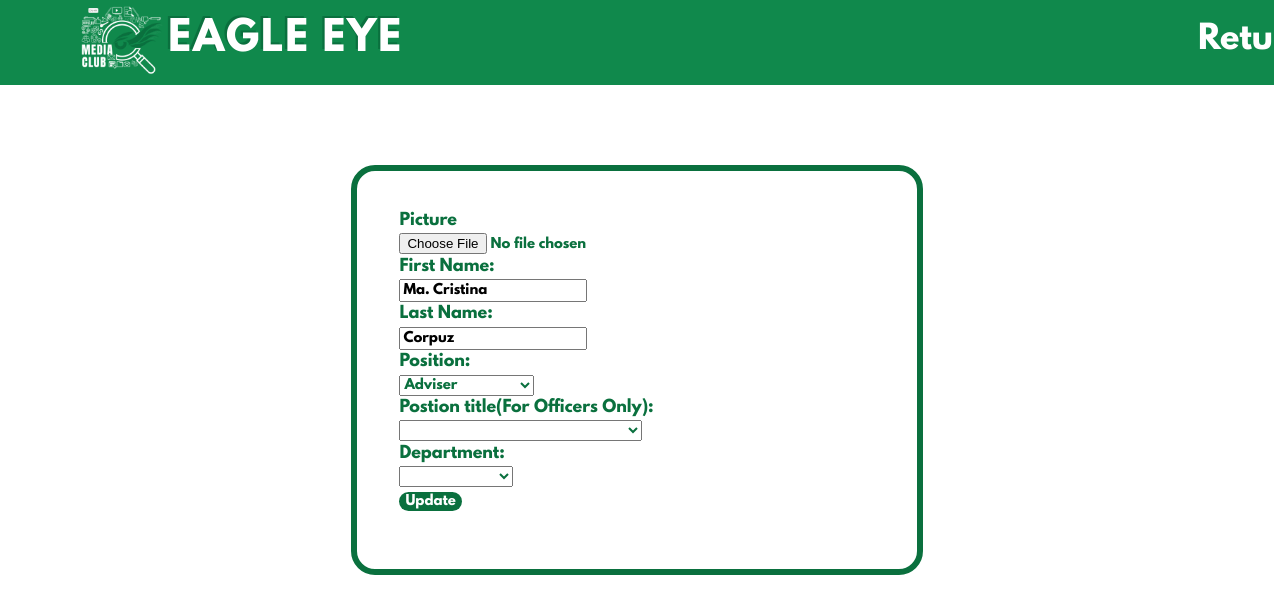
The page /Admin/editaboutus.php?editid=1 on the database its author committed.
### tables this page shows
CREATE TABLE `member` (
  `ID` int(11) NOT NULL,
  `filename` varchar(100) NOT NULL,
  `First_Name` varchar(20) NOT NULL,
  `Last_Name` varchar(20) NOT NULL,
  `Position` enum('Adviser','Officer','Assistant Officer','Member') NOT NULL,
  `Position_Title` varchar(40) NOT NULL,
  `Department` varchar(20) NOT NULL
);

### Admin/editaboutus.php (the view, shortened to what this page needs)
<?php
include 'PHP/member.php';
$ID = $_GET['editid'];
$sql = "SELECT * FROM member WHERE ID = $ID";
$result = mysqli_query($link, $sql);
$row = mysqli_fetch_assoc($result);
?>
<html>
<head>
    <link rel="stylesheet" href="styles/Backgrond.css">
    <link rel="stylesheet" href="styles/edit about us.css">
</head>
<body>
    <div class="navigation_bar">
        <div class="left_side">
            <a href=""><img class="logo" src="images/logo.webp"></a>
            <div class="title"><a href="">EAGLE EYE</a></div>
        </div>
        <div class="right_side">
            <a href="adminaboutus.php">Return</a>
        </div>
    </div>
        <div class="container">
            <form action="" method="Post" autocomplete="off" enctype="multipart/form-data">
            <label for="Profile">Picture</label>
            <br>
            <input class="form-control" type="file" name="uploadfile"/>
            <br>
            <label for="First_Name" id="First_Name">First Name:</label>
            <br>
             <input type="text" name="First_Name" placeholder="Enter First Name" id="First_Name" pattern="[a-zA-Z0-9!@#$%^*_|]" required value="<?php echo $row['First_Name']?>" >
            <br>
            <label for="Last_Name" id="Last_Name" >Last Name:</label>
            <br>
            <input type="text" name="Last_Name" id="Last_Name" placeholder="Enter Last Name" required value="<?php echo $row['Last_Name']?>">
            <br>
            <label for="Position" id="Position">Position:</label>
            <br>
            <select type="text" name="Position" id="Position" required>
                <option  value="<?php echo $row['Position']?>"> <?php echo $row['Position']?></option>
            </select>
            <br>
            <label for="Position_Title" id="Position_Title">Postion title(For Officers Only):</label>
            <br>
            <select type="text" name="Position_Title" id="Position_Title">
                 <option  value="<?php echo $row['Position_Title']?>">   <?php echo $row['Position_Title']?>  </option>
                 <option value="   ">    </option>
            </select>
            <br>
            <label for="Department" id="Department">Department:</label>
            <br>
            <select type="text" name="Department" id="Department" required >
                <option   value="<?php echo $row['Department']?>">   <?php echo $row['Department']?>  </option>
                 <option value="   ">    </option>
            </select>
            <br>
            <input type="submit" name="update" value="Update">
            </form>
        </div>
    </body>
</head>

### Admin/styles/Backgrond.css (style rules this page uses)
body { background-position:absolute; background-attachment: fixed; background-image: url(Background.webp); background-size: cover; animation: bg 500s infinite linear; }

### Admin/styles/edit about us.css (style rules this page uses)
.navigation_bar { border: 0; margin: 0; padding: 0; height: 10.6vh; width: 100%; background-color: #10894C; align-items: center; display: flex; vertical-align: middle; font-size: 4vh; }
.left_side { margin-bottom: auto; vertical-align: middle; position: relative; margin-bottom: 3vh; }
.logo { height: 11vh; width: 11vh; margin-top: -0.125vh; margin-left: 9.8vh; position: absolute; user-select: none; -webkit-user-drag: none; border: 0; }
.title { font-size: 5vh; letter-spacing: 0.2vh; font-family:'League'; text-shadow: #0A703E -0.3vh -0.3vh 0; margin-left: 21vh ; margin-top: 2.5vh; color: #ffffff; width: 30vh; }
.right_side { width: 40%; height: 10vh; margin-left: 62%; margin-bottom: auto; display: flex; text-align: right; align-items: center; vertical-align: middle; }
* { font-family: 'League'; }
body { margin: 0; padding: 0; }
a { text-decoration: none; color: #ffffff; }
.container { margin-top: 10vh; margin-left: auto; margin-right: auto; justify-self: center; background-color:rgb(255, 255, 255 , 0.75); width: 60vh; height:max-content; border: #0A703E solid 0.75vh; padding: 5vh; border-radius: 3vh; color: #0A703E; }
label, input, select { margin: 0.3vh; }
input[type=submit] { color: #ffffff; background-color: #0A703E; border-radius: 4vh; border: 0; transition: ease 0.2s; }
select { color: #0A703E; }

### rows shown on the page
member: First_Name "Ma. Cristina", Last_Name "Corpuz", Position "Adviser"
